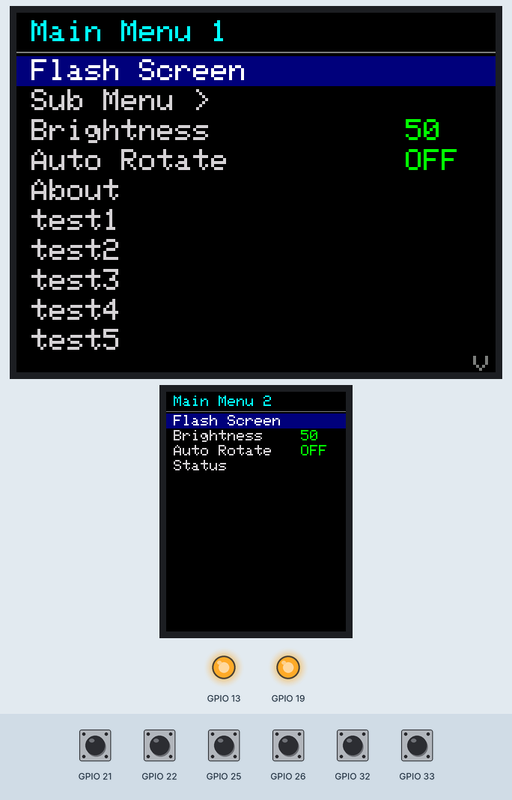
Simulated run of this program. Board: ESP32. On the bench: 320×240 colour display, 240×320 colour display, output pins drawn as LEDs (lit = HIGH). Inputs (shaded band) come from the test bench; at power-on: GPIO 21, GPIO 22, GPIO 25, GPIO 26, GPIO 32, GPIO 33 HIGH. What the program prints to the serial monitor is not drawn.

Above: at 2.9 s.
3.0 s: GPIO 25 pulled LOW for 0.15 s
At 3.22 s:
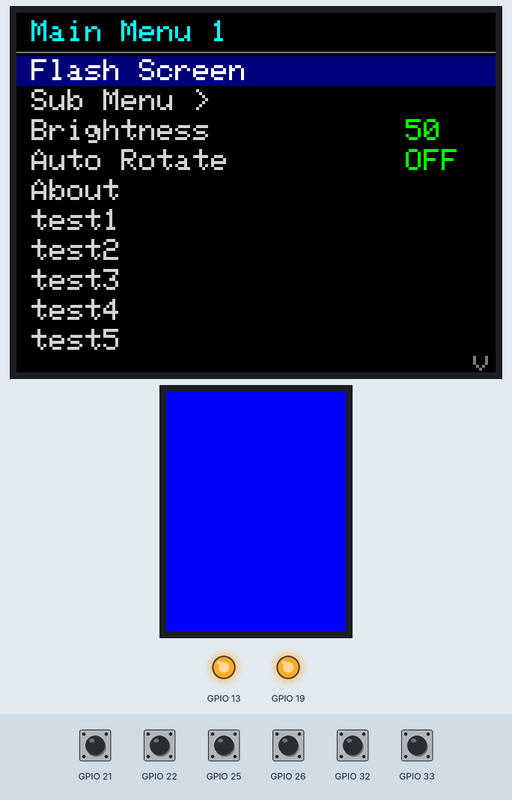
4.9 s: GPIO 26 pulled LOW for 0.15 s
At 5.14 s:
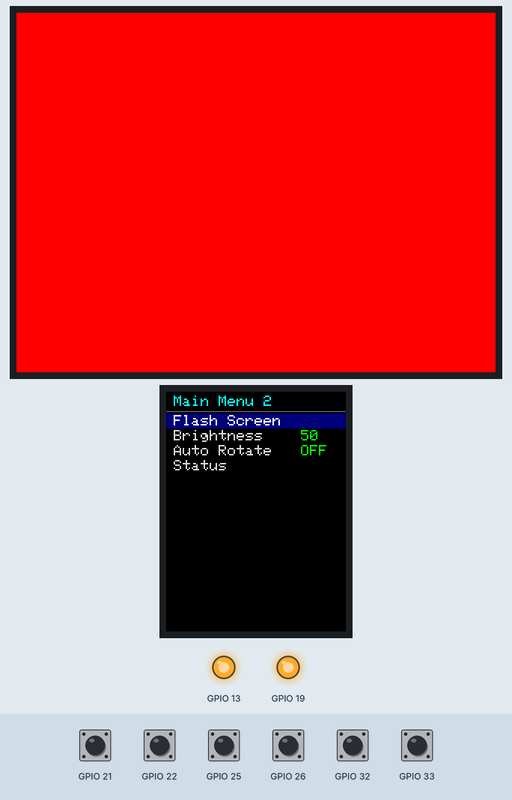
6.8 s: GPIO 25 driven LOW and GPIO 26 driven LOW
At 7.4 s:
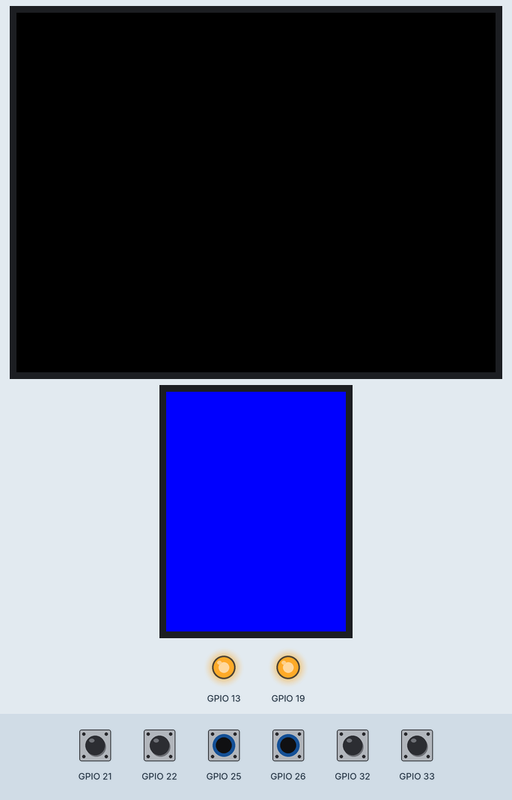
Timing chart, 0 to 9.8 s (numbered marks = the images above; inputs shaded):
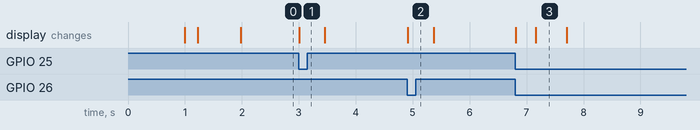

The program:

main.cpp
```cpp
#include <LovyanGFX.hpp>
#include "DisplayBoard.h"
#include "MenuSystem.h"
#include "MenuConfig.h"

// Parameterized ST7789 display configuration class
class LGFX_Display : public lgfx::LGFX_Device {
  lgfx::Panel_ST7789 _panel;
  lgfx::Bus_SPI _bus;

public:
  LGFX_Display(int pinDc, int pinCs, int pinRst) {
    {
      auto cfg = _bus.config();

      cfg.spi_host = SPI2_HOST;
      cfg.spi_mode = 0;
      cfg.freq_write = 40000000;
      cfg.freq_read  = 16000000;
      cfg.spi_3wire  = false;
      cfg.use_lock   = true;
      cfg.dma_channel = 1;

      cfg.pin_sclk = 18;
      cfg.pin_mosi = 23;
      cfg.pin_miso = -1;
      cfg.pin_dc = pinDc;

      _bus.config(cfg);
    }

    {
      auto cfg = _panel.config();

      cfg.pin_cs  = pinCs;
      cfg.pin_rst = pinRst;
      cfg.pin_busy = -1;

      cfg.memory_width  = 240;
      cfg.memory_height = 320;
      cfg.panel_width   = 240;
      cfg.panel_height  = 320;
      cfg.offset_x = 0;
      cfg.offset_y = 0;

      _panel.config(cfg);
    }

    _panel.setBus(&_bus);
    setPanel(&_panel);
  }
};

// Global objects
LGFX_Display display1(2, 5, 4);
LGFX_Display display2(15, 14, 12);

// Encoder objects
RotaryEncoder encoder1(21, 22, 26);  // A, B, PUSH for display 1
RotaryEncoder encoder2(32, 33, 25);  // A, B, PUSH for display 2

// Display board objects
DisplayBoard board1(&display1, &encoder1, 19, "Board 1");
DisplayBoard board2(&display2, &encoder2, 13, "Board 2");

// Menu systems
MenuSystem menu1(&board1, "Main Menu 1");
MenuSystem menu2(&board2, "Main Menu 2");

// Global variables bound to VALUE/TOGGLE menu items via MenuBuildContext.
int32_t brightness1 = 50;
int32_t brightness2 = 50;
bool autoRotate1 = false;
bool autoRotate2 = false;

void setup() {
  Serial.begin(115200);
  delay(1000);
  Serial.println("Starting dual display menu system...");

  // Initialize boards
  board1.begin();
  board2.begin();

  // // Show initial messages
  // display1.setCursor(10, 50);
  // display1.setTextColor(TFT_GREEN);
  // display1.println("Rotate encoder");
  // display1.println("to navigate menu");
  // display1.println("Press to select");

  // display2.setCursor(10, 50);
  // display2.setTextColor(TFT_CYAN);
  // display2.println("Rotate encoder");
  // display2.println("to navigate menu");
  // display2.println("Press to select");

  // delay(2000);

  // Build both menus from compile-time descriptor tables in MenuConfig.cpp.
  MenuBuildContext menuContext = {
    &display1,
    &display2,
    &menu1,
    &menu2,
    &brightness1,
    &brightness2,
    &autoRotate1,
    &autoRotate2,
  };
  configureMenus(menuContext);

  // Bind each menu to its board's encoder input handler.
  board1.bindMenu(&menu1, 2);
  board2.bindMenu(&menu2, 2);

  // Set to landscape with font size 2 (larger text)
  menu1.setFontSize(2);
  menu1.setOrientation(MenuSystem::LANDSCAPE);
  // Set to portrait with font size 2 (larger text)
  menu2.setFontSize(2);
  menu2.setOrientation(MenuSystem::PORTRAIT);

  // Initialize menu systems
  menu1.begin();
  menu2.begin();

  menu1.redraw();
  menu2.redraw();
}

void loop() {
  // Update board states
  board1.update();
  board2.update();

  // Process encoder input through board-owned handlers.
  board1.processEncoderInput();
  board2.processEncoderInput();

  // Update menu systems (they'll handle redraws)
  menu1.update();
  menu2.update();

  delay(20);
}
```

DisplayBoard.h
```cpp
#ifndef DISPLAY_BOARD_H
#define DISPLAY_BOARD_H

#include <LovyanGFX.hpp>
#include "RotaryEncoder.h"
#include <Arduino.h>

// Forward declaration to avoid circular include
class MenuSystem;
/**
 * @brief Class for managing a display board with encoder
 *
 * This class combines a LovyanGFX display with a rotary encoder
 * and push button for interactive control.
 */
class DisplayBoard {
private:
    lgfx::LGFX_Device* display;
    RotaryEncoder* encoder;
    int8_t backlightPin;
    bool backlightOn;
    String boardName;
    MenuSystem* boundMenu;
    int encoderLastPos;
    int encoderRemainder;
    int encoderCountsPerStep;

public:
    /**
     * @brief Constructor for DisplayBoard
     * @param displayPtr Pointer to LovyanGFX display object
     * @param encoderPtr Pointer to RotaryEncoder object
     * @param blPin GPIO pin for backlight control (-1 if not used)
     * @param name Name identifier for this board
     */
    DisplayBoard(lgfx::LGFX_Device* displayPtr, RotaryEncoder* encoderPtr,
                 int8_t blPin = -1, const String& name = "Board");

    /**
     * @brief Initialize the display and encoder
     */
    void begin();

    /**
     * @brief Update the board state (call in loop)
     */
    void update();

    /**
     * @brief Bind a menu to this board's encoder handling.
     * @param menu Pointer to the menu controlled by this board's encoder
     * @param countsPerStep Encoder counts required for one menu step
     */
    void bindMenu(MenuSystem* menu, int countsPerStep = 2);

    /**
     * @brief Process encoder rotation and button events for the bound menu.
     */
    void processEncoderInput();

    /**
     * @brief Get the display object
     * @return Pointer to LovyanGFX display
     */
    lgfx::LGFX_Device* getDisplay() { return display; }

    /**
     * @brief Get the encoder object
     * @return Pointer to RotaryEncoder
     */
    RotaryEncoder* getEncoder() { return encoder; }

    /**
     * @brief Control backlight
     * @param on true to turn on, false to turn off
     */
    void setBacklight(bool on);

    /**
     * @brief Toggle backlight state
     */
    void toggleBacklight();

    /**
     * @brief Get board name
     * @return Board name string
     */
    String getName() const { return boardName; }

    /**
     * @brief Clear display with black color
     */
    void clearDisplay();
};

#endif // DISPLAY_BOARD_H
```

MenuSystem.h
```cpp
#ifndef MENU_SYSTEM_H
#define MENU_SYSTEM_H

#include "DisplayBoard.h"
#include <vector>
#include <functional>

/**
 * @brief Represents a menu item with callback functionality
 *
 * Each menu item can be:
 * - A selectable option with action
 * - A submenu parent
 * - A value changer (increase/decrease)
 */
class MenuItem {
public:
    enum Type {
        ACTION,     // Execute a function when selected
        SUBMENU,    // Navigate to submenu
        VALUE,      // Change a numeric value
        TOGGLE      // Toggle boolean value
    };

private:
    String label;
    Type type;
    std::function<void()> action;
    std::vector<MenuItem*> subItems;
    int32_t* valuePtr;
    int32_t minValue;
    int32_t maxValue;
    int32_t step;
    bool* boolPtr;
    bool currentBool;
    int selectedIndex;

public:
    /**
     * @brief Constructor for ACTION or SUBMENU type
     * @param label Display text
     * @param type Menu item type
     * @param action Callback function (for ACTION type)
     */
    MenuItem(const String& label, Type type = ACTION, std::function<void()> action = nullptr);

    /**
     * @brief Constructor for SUBMENU with subitems
     * @param label Display text
     * @param subItems Vector of child menu items
     */
    MenuItem(const String& label, std::vector<MenuItem*> subItems);

    /**
     * @brief Constructor for VALUE type
     * @param label Display text
     * @param valuePtr Pointer to int32_t value
     * @param min Minimum value
     * @param max Maximum value
     * @param step Increment step
     */
    MenuItem(const String& label, int32_t* valuePtr, int32_t min, int32_t max, int32_t step = 1);

    /**
     * @brief Constructor for TOGGLE type
     * @param label Display text
     * @param boolPtr Pointer to boolean value
     */
    MenuItem(const String& label, bool* boolPtr);

    ~MenuItem();

    /**
     * @brief Get display label
     * @return Label string
     */
    String getLabel() const { return label; }

    /**
     * @brief Get item type
     * @return Type enum
     */
    Type getType() const { return type; }

    /**
     * @brief Select this menu item
     */
    void select();

    /**
     * @brief Get submenu items (if SUBMENU type)
     * @return Vector of child MenuItem pointers
     */
    std::vector<MenuItem*>& getSubItems() { return subItems; }

    /**
     * @brief Get current value (for VALUE type)
     * @return Current value as string
     */
    String getValueString() const;

    /**
     * @brief Increment value (for VALUE type)
     */
    void incrementValue();

    /**
     * @brief Decrement value (for VALUE type)
     */
    void decrementValue();

    /**
     * @brief Toggle boolean (for TOGGLE type)
     */
    void toggle();

    /**
     * @brief Get selected submenu index
     * @return Selected index
     */
    int getSelectedIndex() const { return selectedIndex; }

    /**
     * @brief Set selected submenu index
     * @param index New selected index
     */
    void setSelectedIndex(int index) { selectedIndex = index; }
};

/**
 * @brief Hierarchical menu system with display and encoder control
 *
 * This class manages a menu tree, handles navigation via rotary encoder,
 * and renders the menu on the associated display.
 */
class MenuSystem {
public:
    /**
     * @brief Orientation options for display
     */
    enum Orientation {
        PORTRAIT,   // Vertical orientation (0 degrees)
        LANDSCAPE   // Horizontal orientation (90 degrees, default)
    };

private:
    DisplayBoard* board;
    std::vector<MenuItem*> rootMenu;
    std::vector<MenuItem*>* currentMenu;
    std::vector<std::vector<MenuItem*>*> menuStack;
    std::vector<int> selectedStack;
    std::vector<int> topVisibleStack;
    int selectedIndex;
    int topVisible;
    int visibleItems;
    bool _needsRedraw;
    bool editingValue;  // True when in value-edit mode (press-and-rotate)
    String title;
    uint8_t fontSize;  // Font size (1-7)
    Orientation orientation;  // Display orientation

    /**
     * @brief Render menu on display
     */
    void renderMenu();

    /**
     * @brief Ensure every submenu contains a Back entry as its first item
     * @param menu Menu vector to process recursively
     * @param isRoot True for root menu; false for submenu
     */
    void ensureBackItems(std::vector<MenuItem*>& menu, bool isRoot);

    /**
     * @brief Draw a single menu item with custom height
     * @param item MenuItem to draw
     * @param index Item index
     * @param yPos Y position on screen
     * @param selected Whether this item is selected
     * @param height Height of item row
     */
    void drawMenuItem(MenuItem* item, int index, int yPos, bool selected, int height = 20);

public:
    /**
     * @brief Constructor for MenuSystem
     * @param boardPtr Pointer to DisplayBoard
     * @param menuTitle Title for menu header
     */
    MenuSystem(DisplayBoard* boardPtr, const String& menuTitle = "Menu");

    /**
     * @brief Set root menu items
     * @param menu Vector of MenuItem pointers
     */
    void setRootMenu(std::vector<MenuItem*> menu);

    /**
     * @brief Initialize the menu system
     */
    void begin();

    /**
     * @brief Update menu state (call in loop)
     */
    void update();

    /**
     * @brief Navigate to parent menu
     */
    void goToParent();

    /**
     * @brief Select current menu item
     */
    void selectCurrentItem();

    /**
     * @brief Change value of current item (for VALUE type)
     * @param direction +1 for increment, -1 for decrement
     */
    void changeValue(int direction);

    /**
     * @brief Navigate menu selection up
     */
    void selectUp();

    /**
     * @brief Navigate menu selection down
     */
    void selectDown();

    /**
     * @brief Set display orientation (PORTRAIT or LANDSCAPE)
     * @param orient Orientation to set
     */
    void setOrientation(Orientation orient);

    /**
     * @brief Set font size for menu text
     * @param size Font size (1-7, where 1 is smallest, default 1)
     */
    void setFontSize(uint8_t size);

    /**
     * @brief Get current font size
     * @return Font size (1-7)
     */
    uint8_t getFontSize() const { return fontSize; }

    /**
     * @brief Get current orientation
     * @return Current orientation (PORTRAIT or LANDSCAPE)
     */
    Orientation getOrientation() const { return orientation; }

    /**
     * @brief Check if currently editing a value item
     * @return true when press-and-rotate value-edit mode is active
     */
    bool isEditingValue() const { return editingValue; }

    /**
     * @brief Force menu redraw
     */
    void redraw() { _needsRedraw = true; }

    /**
     * @brief Check if menu needs redraw
     * @return true if redraw needed
     */
    bool needsRedraw() const { return _needsRedraw; }
};

#endif // MENU_SYSTEM_H
```

RotaryEncoder.h
```cpp
#ifndef ROTARY_ENCODER_H
#define ROTARY_ENCODER_H

#include <Arduino.h>

/**
 * @brief Class for handling rotary encoder with push button
 *
 * This class manages the EC11 rotary encoder including:
 * - Increment/decrement detection
 * - Push button press detection
 * - Debouncing for reliable operation
 */
class RotaryEncoder {
private:
    uint8_t pinA, pinB, pinPush;
    int32_t position;
    int32_t lastPosition;
    uint32_t lastButtonReadTime;
    uint32_t lastEncoderReadTime;
    bool lastButtonState;
    bool buttonPressed;
    volatile int16_t encoderState;
    static const uint32_t DEBOUNCE_DELAY = 50; // milliseconds

public:
    /**
     * @brief Constructor for RotaryEncoder
     * @param aPin GPIO pin for encoder channel A
     * @param bPin GPIO pin for encoder channel B
     * @param pushPin GPIO pin for push button
     */
    RotaryEncoder(uint8_t aPin, uint8_t bPin, uint8_t pushPin);

    /**
     * @brief Initialize the encoder pins and state
     */
    void begin();

    /**
     * @brief Update encoder state (call in loop)
     */
    void update();

    /**
     * @brief Get current encoder position
     * @return Current position value
     */
    int32_t getPosition() const { return position; }

    /**
     * @brief Check if encoder position changed
     * @return true if position changed
     */
    bool hasChanged() const { return position != lastPosition; }

    /**
     * @brief Check if push button was pressed (single press)
     * @return true if button was pressed
     */
    bool isButtonPressed();

    /**
     * @brief Reset encoder position to zero
     */
    void resetPosition() { position = 0; lastPosition = 0; }
};

#endif // ROTARY_ENCODER_H
```

MenuConfig.h
```cpp
#ifndef MENU_CONFIG_H
#define MENU_CONFIG_H

#include <LovyanGFX.hpp>
#include "MenuSystem.h"

/**
 * @brief Runtime handles used to materialize compile-time menu descriptors.
 *
 * The descriptor tables in MenuConfig.cpp are intentionally static and contain
 * only IDs and constants. This context provides the concrete display/menu
 * instances plus writable value/toggle bindings that the builder resolves.
 */
struct MenuBuildContext {
    // Display targets used by action callbacks.
    lgfx::LGFX_Device* display1;
    lgfx::LGFX_Device* display2;

    // Menu instances that receive redraw/select/value operations.
    MenuSystem* menu1;
    MenuSystem* menu2;

    // Writable numeric bindings used by VALUE menu items.
    int32_t* brightness1;
    int32_t* brightness2;

    // Writable boolean bindings used by TOGGLE menu items.
    bool* autoRotate1;
    bool* autoRotate2;
};

/**
 * @brief Build and attach both menu trees from compile-time descriptor tables.
 *
 * This function keeps main.cpp focused on high-level initialization by moving
 * menu structure definitions and callback wiring into MenuConfig.cpp.
 */
void configureMenus(const MenuBuildContext& ctx);

#endif
```

Source omitted: DisplayBoard.cpp (5348 bytes), MenuSystem.cpp (22096 bytes), RotaryEncoder.cpp (4047 bytes), MenuConfig.cpp (9127 bytes)

Measured:
- after the input at 3.0 s, the display: changes at once (image 1)
- after the input at 4.9 s, the display: changes at once (image 2)
- after the input at 6.8 s, the display: first changes at once (image 3 shows a later state)
- what the display in image 3 shows lasts 0.5 s, from 7.2 s to 7.7 s
